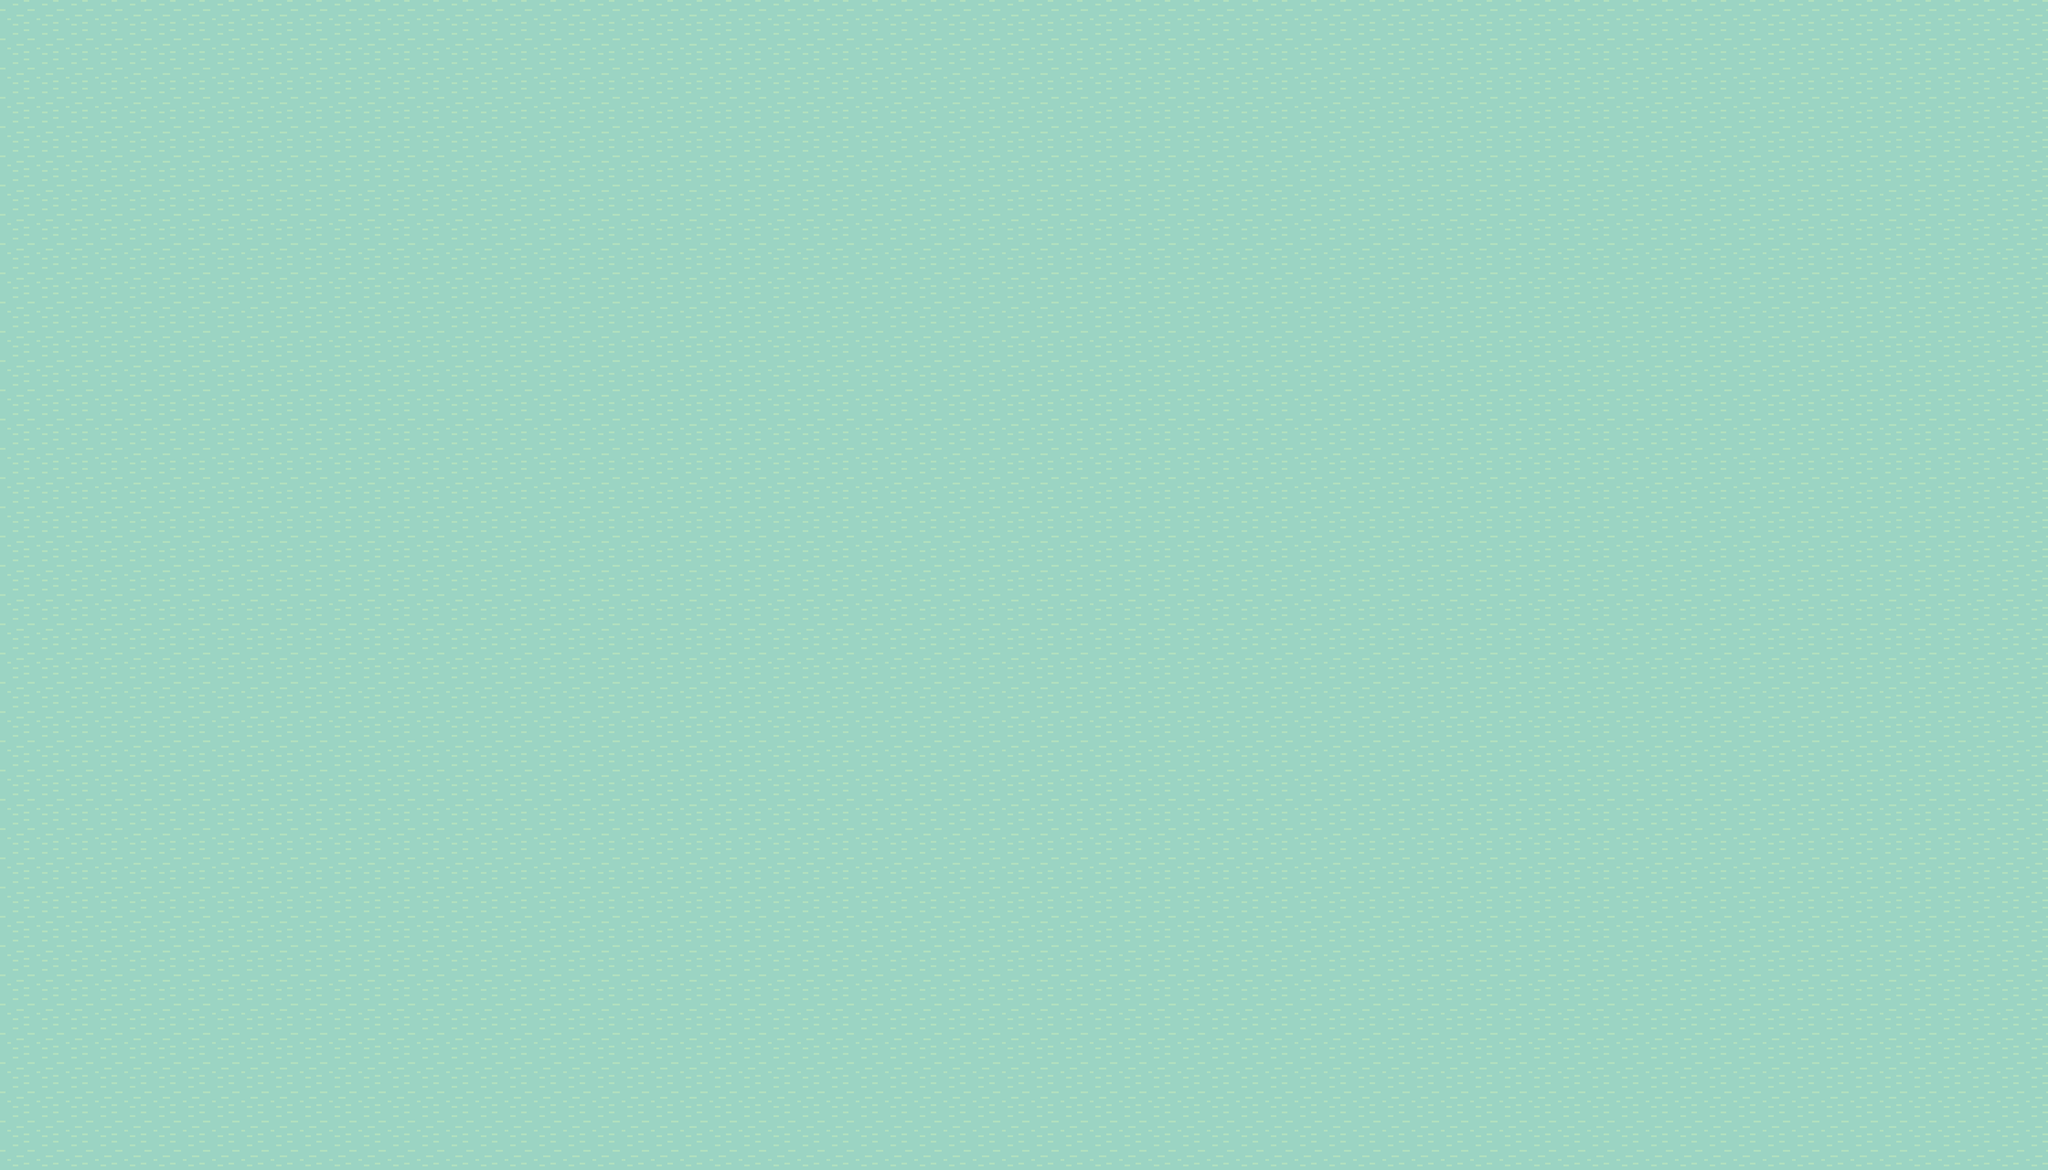

Below is a game level as drawn by its tile map, then a one-line description and the .tmx file that defines it, in full:
An orthogonal 70x40 tile map with 64x64 px tiles, 1 tile layer (Tile Layer 1).

<map version="1.10" tiledversion="1.10.2" orientation="orthogonal" renderorder="right-down" width="70" height="40" tilewidth="64" tileheight="64" infinite="0" nextlayerid="2" nextobjectid="1">
 <tileset firstgid="1" source="../my_world/Water.tsx" />
 <layer id="1" name="Tile Layer 1" width="70" height="40">
  <data encoding="csv">
1,1,1,1,1,1,1,1,1,1,1,1,1,1,1,1,1,1,1,1,1,1,1,1,1,1,1,1,1,1,1,1,1,1,1,1,1,1,1,1,1,1,1,1,1,1,1,1,1,1,1,1,1,1,1,1,1,1,1,1,1,1,1,1,1,1,1,1,1,1,
1,1,1,1,1,1,1,1,1,1,1,1,1,1,1,1,1,1,1,1,1,1,1,1,1,1,1,1,1,1,1,1,1,1,1,1,1,1,1,1,1,1,1,1,1,1,1,1,1,1,1,1,1,1,1,1,1,1,1,1,1,1,1,1,1,1,1,1,1,1,
1,1,1,1,1,1,1,1,1,1,1,1,1,1,1,1,1,1,1,1,1,1,1,1,1,1,1,1,1,1,1,1,1,1,1,1,1,1,1,1,1,1,1,1,1,1,1,1,1,1,1,1,1,1,1,1,1,1,1,1,1,1,1,1,1,1,1,1,1,1,
1,1,1,1,1,1,1,1,1,1,1,1,1,1,1,1,1,1,1,1,1,1,1,1,1,1,1,1,1,1,1,1,1,1,1,1,1,1,1,1,1,1,1,1,1,1,1,1,1,1,1,1,1,1,1,1,1,1,1,1,1,1,1,1,1,1,1,1,1,1,
1,1,1,1,1,1,1,1,1,1,1,1,1,1,1,1,1,1,1,1,1,1,1,1,1,1,1,1,1,1,1,1,1,1,1,1,1,1,1,1,1,1,1,1,1,1,1,1,1,1,1,1,1,1,1,1,1,1,1,1,1,1,1,1,1,1,1,1,1,1,
1,1,1,1,1,1,1,1,1,1,1,1,1,1,1,1,1,1,1,1,1,1,1,1,1,1,1,1,1,1,1,1,1,1,1,1,1,1,1,1,1,1,1,1,1,1,1,1,1,1,1,1,1,1,1,1,1,1,1,1,1,1,1,1,1,1,1,1,1,1,
1,1,1,1,1,1,1,1,1,1,1,1,1,1,1,1,1,1,1,1,1,1,1,1,1,1,1,1,1,1,1,1,1,1,1,1,1,1,1,1,1,1,1,1,1,1,1,1,1,1,1,1,1,1,1,1,1,1,1,1,1,1,1,1,1,1,1,1,1,1,
1,1,1,1,1,1,1,1,1,1,1,1,1,1,1,1,1,1,1,1,1,1,1,1,1,1,1,1,1,1,1,1,1,1,1,1,1,1,1,1,1,1,1,1,1,1,1,1,1,1,1,1,1,1,1,1,1,1,1,1,1,1,1,1,1,1,1,1,1,1,
1,1,1,1,1,1,1,1,1,1,1,1,1,1,1,1,1,1,1,1,1,1,1,1,1,1,1,1,1,1,1,1,1,1,1,1,1,1,1,1,1,1,1,1,1,1,1,1,1,1,1,1,1,1,1,1,1,1,1,1,1,1,1,1,1,1,1,1,1,1,
1,1,1,1,1,1,1,1,1,1,1,1,1,1,1,1,1,1,1,1,1,1,1,1,1,1,1,1,1,1,1,1,1,1,1,1,1,1,1,1,1,1,1,1,1,1,1,1,1,1,1,1,1,1,1,1,1,1,1,1,1,1,1,1,1,1,1,1,1,1,
1,1,1,1,1,1,1,1,1,1,1,1,1,1,1,1,1,1,1,1,1,1,1,1,1,1,1,1,1,1,1,1,1,1,1,1,1,1,1,1,1,1,1,1,1,1,1,1,1,1,1,1,1,1,1,1,1,1,1,1,1,1,1,1,1,1,1,1,1,1,
1,1,1,1,1,1,1,1,1,1,1,1,1,1,1,1,1,1,1,1,1,1,1,1,1,1,1,1,1,1,1,1,1,1,1,1,1,1,1,1,1,1,1,1,1,1,1,1,1,1,1,1,1,1,1,1,1,1,1,1,1,1,1,1,1,1,1,1,1,1,
1,1,1,1,1,1,1,1,1,1,1,1,1,1,1,1,1,1,1,1,1,1,1,1,1,1,1,1,1,1,1,1,1,1,1,1,1,1,1,1,1,1,1,1,1,1,1,1,1,1,1,1,1,1,1,1,1,1,1,1,1,1,1,1,1,1,1,1,1,1,
1,1,1,1,1,1,1,1,1,1,1,1,1,1,1,1,1,1,1,1,1,1,1,1,1,1,1,1,1,1,1,1,1,1,1,1,1,1,1,1,1,1,1,1,1,1,1,1,1,1,1,1,1,1,1,1,1,1,1,1,1,1,1,1,1,1,1,1,1,1,
1,1,1,1,1,1,1,1,1,1,1,1,1,1,1,1,1,1,1,1,1,1,1,1,1,1,1,1,1,1,1,1,1,1,1,1,1,1,1,1,1,1,1,1,1,1,1,1,1,1,1,1,1,1,1,1,1,1,1,1,1,1,1,1,1,1,1,1,1,1,
1,1,1,1,1,1,1,1,1,1,1,1,1,1,1,1,1,1,1,1,1,1,1,1,1,1,1,1,1,1,1,1,1,1,1,1,1,1,1,1,1,1,1,1,1,1,1,1,1,1,1,1,1,1,1,1,1,1,1,1,1,1,1,1,1,1,1,1,1,1,
1,1,1,1,1,1,1,1,1,1,1,1,1,1,1,1,1,1,1,1,1,1,1,1,1,1,1,1,1,1,1,1,1,1,1,1,1,1,1,1,1,1,1,1,1,1,1,1,1,1,1,1,1,1,1,1,1,1,1,1,1,1,1,1,1,1,1,1,1,1,
1,1,1,1,1,1,1,1,1,1,1,1,1,1,1,1,1,1,1,1,1,1,1,1,1,1,1,1,1,1,1,1,1,1,1,1,1,1,1,1,1,1,1,1,1,1,1,1,1,1,1,1,1,1,1,1,1,1,1,1,1,1,1,1,1,1,1,1,1,1,
1,1,1,1,1,1,1,1,1,1,1,1,1,1,1,1,1,1,1,1,1,1,1,1,1,1,1,1,1,1,1,1,1,1,1,1,1,1,1,1,1,1,1,1,1,1,1,1,1,1,1,1,1,1,1,1,1,1,1,1,1,1,1,1,1,1,1,1,1,1,
1,1,1,1,1,1,1,1,1,1,1,1,1,1,1,1,1,1,1,1,1,1,1,1,1,1,1,1,1,1,1,1,1,1,1,1,1,1,1,1,1,1,1,1,1,1,1,1,1,1,1,1,1,1,1,1,1,1,1,1,1,1,1,1,1,1,1,1,1,1,
1,1,1,1,1,1,1,1,1,1,1,1,1,1,1,1,1,1,1,1,1,1,1,1,1,1,1,1,1,1,1,1,1,1,1,1,1,1,1,1,1,1,1,1,1,1,1,1,1,1,1,1,1,1,1,1,1,1,1,1,1,1,1,1,1,1,1,1,1,1,
1,1,1,1,1,1,1,1,1,1,1,1,1,1,1,1,1,1,1,1,1,1,1,1,1,1,1,1,1,1,1,1,1,1,1,1,1,1,1,1,1,1,1,1,1,1,1,1,1,1,1,1,1,1,1,1,1,1,1,1,1,1,1,1,1,1,1,1,1,1,
1,1,1,1,1,1,1,1,1,1,1,1,1,1,1,1,1,1,1,1,1,1,1,1,1,1,1,1,1,1,1,1,1,1,1,1,1,1,1,1,1,1,1,1,1,1,1,1,1,1,1,1,1,1,1,1,1,1,1,1,1,1,1,1,1,1,1,1,1,1,
1,1,1,1,1,1,1,1,1,1,1,1,1,1,1,1,1,1,1,1,1,1,1,1,1,1,1,1,1,1,1,1,1,1,1,1,1,1,1,1,1,1,1,1,1,1,1,1,1,1,1,1,1,1,1,1,1,1,1,1,1,1,1,1,1,1,1,1,1,1,
1,1,1,1,1,1,1,1,1,1,1,1,1,1,1,1,1,1,1,1,1,1,1,1,1,1,1,1,1,1,1,1,1,1,1,1,1,1,1,1,1,1,1,1,1,1,1,1,1,1,1,1,1,1,1,1,1,1,1,1,1,1,1,1,1,1,1,1,1,1,
1,1,1,1,1,1,1,1,1,1,1,1,1,1,1,1,1,1,1,1,1,1,1,1,1,1,1,1,1,1,1,1,1,1,1,1,1,1,1,1,1,1,1,1,1,1,1,1,1,1,1,1,1,1,1,1,1,1,1,1,1,1,1,1,1,1,1,1,1,1,
1,1,1,1,1,1,1,1,1,1,1,1,1,1,1,1,1,1,1,1,1,1,1,1,1,1,1,1,1,1,1,1,1,1,1,1,1,1,1,1,1,1,1,1,1,1,1,1,1,1,1,1,1,1,1,1,1,1,1,1,1,1,1,1,1,1,1,1,1,1,
1,1,1,1,1,1,1,1,1,1,1,1,1,1,1,1,1,1,1,1,1,1,1,1,1,1,1,1,1,1,1,1,1,1,1,1,1,1,1,1,1,1,1,1,1,1,1,1,1,1,1,1,1,1,1,1,1,1,1,1,1,1,1,1,1,1,1,1,1,1,
1,1,1,1,1,1,1,1,1,1,1,1,1,1,1,1,1,1,1,1,1,1,1,1,1,1,1,1,1,1,1,1,1,1,1,1,1,1,1,1,1,1,1,1,1,1,1,1,1,1,1,1,1,1,1,1,1,1,1,1,1,1,1,1,1,1,1,1,1,1,
1,1,1,1,1,1,1,1,1,1,1,1,1,1,1,1,1,1,1,1,1,1,1,1,1,1,1,1,1,1,1,1,1,1,1,1,1,1,1,1,1,1,1,1,1,1,1,1,1,1,1,1,1,1,1,1,1,1,1,1,1,1,1,1,1,1,1,1,1,1,
1,1,1,1,1,1,1,1,1,1,1,1,1,1,1,1,1,1,1,1,1,1,1,1,1,1,1,1,1,1,1,1,1,1,1,1,1,1,1,1,1,1,1,1,1,1,1,1,1,1,1,1,1,1,1,1,1,1,1,1,1,1,1,1,1,1,1,1,1,1,
1,1,1,1,1,1,1,1,1,1,1,1,1,1,1,1,1,1,1,1,1,1,1,1,1,1,1,1,1,1,1,1,1,1,1,1,1,1,1,1,1,1,1,1,1,1,1,1,1,1,1,1,1,1,1,1,1,1,1,1,1,1,1,1,1,1,1,1,1,1,
1,1,1,1,1,1,1,1,1,1,1,1,1,1,1,1,1,1,1,1,1,1,1,1,1,1,1,1,1,1,1,1,1,1,1,1,1,1,1,1,1,1,1,1,1,1,1,1,1,1,1,1,1,1,1,1,1,1,1,1,1,1,1,1,1,1,1,1,1,1,
1,1,1,1,1,1,1,1,1,1,1,1,1,1,1,1,1,1,1,1,1,1,1,1,1,1,1,1,1,1,1,1,1,1,1,1,1,1,1,1,1,1,1,1,1,1,1,1,1,1,1,1,1,1,1,1,1,1,1,1,1,1,1,1,1,1,1,1,1,1,
1,1,1,1,1,1,1,1,1,1,1,1,1,1,1,1,1,1,1,1,1,1,1,1,1,1,1,1,1,1,1,1,1,1,1,1,1,1,1,1,1,1,1,1,1,1,1,1,1,1,1,1,1,1,1,1,1,1,1,1,1,1,1,1,1,1,1,1,1,1,
1,1,1,1,1,1,1,1,1,1,1,1,1,1,1,1,1,1,1,1,1,1,1,1,1,1,1,1,1,1,1,1,1,1,1,1,1,1,1,1,1,1,1,1,1,1,1,1,1,1,1,1,1,1,1,1,1,1,1,1,1,1,1,1,1,1,1,1,1,1,
1,1,1,1,1,1,1,1,1,1,1,1,1,1,1,1,1,1,1,1,1,1,1,1,1,1,1,1,1,1,1,1,1,1,1,1,1,1,1,1,1,1,1,1,1,1,1,1,1,1,1,1,1,1,1,1,1,1,1,1,1,1,1,1,1,1,1,1,1,1,
1,1,1,1,1,1,1,1,1,1,1,1,1,1,1,1,1,1,1,1,1,1,1,1,1,1,1,1,1,1,1,1,1,1,1,1,1,1,1,1,1,1,1,1,1,1,1,1,1,1,1,1,1,1,1,1,1,1,1,1,1,1,1,1,1,1,1,1,1,1,
1,1,1,1,1,1,1,1,1,1,1,1,1,1,1,1,1,1,1,1,1,1,1,1,1,1,1,1,1,1,1,1,1,1,1,1,1,1,1,1,1,1,1,1,1,1,1,1,1,1,1,1,1,1,1,1,1,1,1,1,1,1,1,1,1,1,1,1,1,1,
1,1,1,1,1,1,1,1,1,1,1,1,1,1,1,1,1,1,1,1,1,1,1,1,1,1,1,1,1,1,1,1,1,1,1,1,1,1,1,1,1,1,1,1,1,1,1,1,1,1,1,1,1,1,1,1,1,1,1,1,1,1,1,1,1,1,1,1,1,1
</data>
 </layer>
</map>
